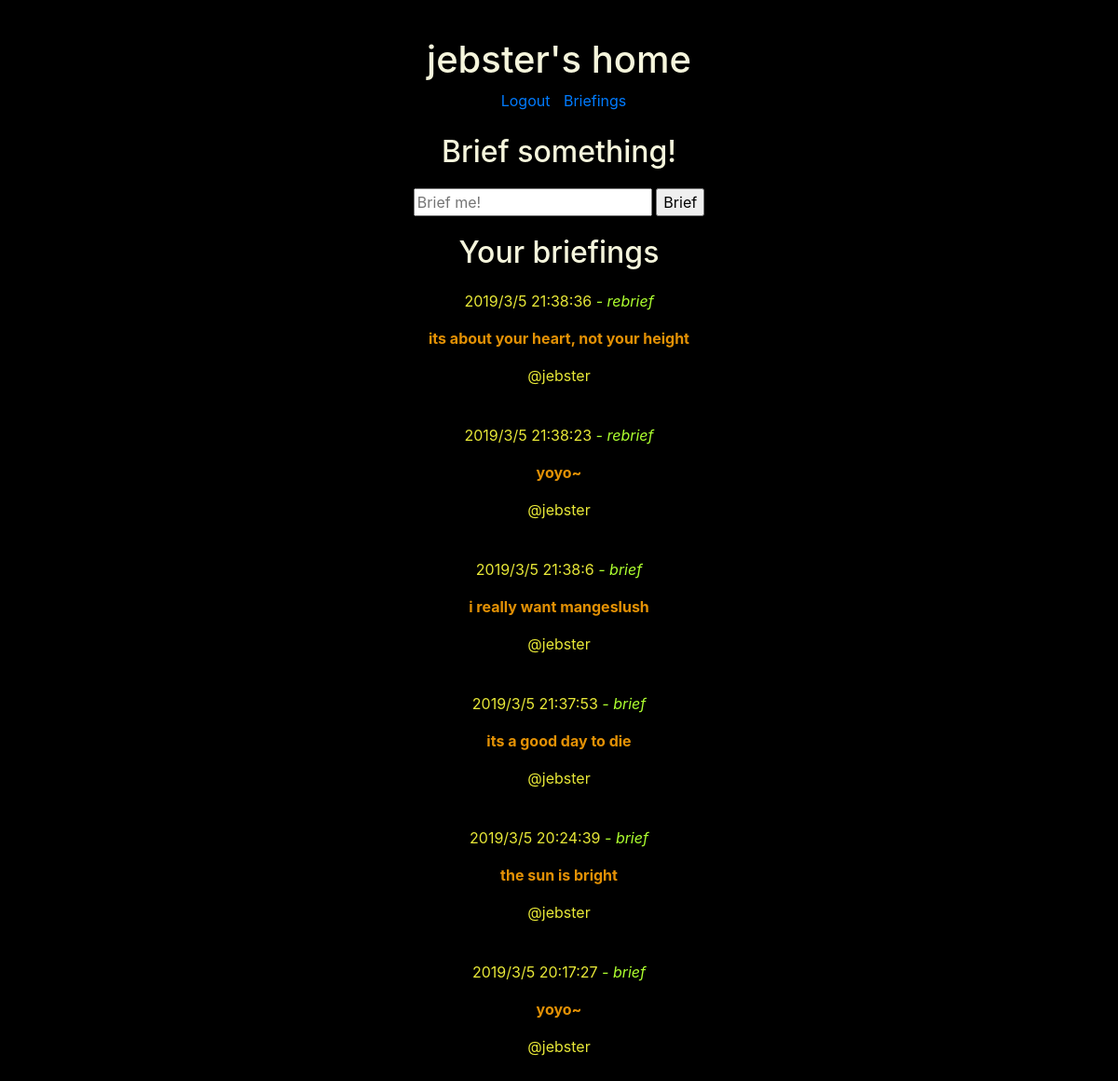
Page /user-home (signed in) on the committed database.
### tables this page shows
CREATE TABLE users(
                    user_id         INTEGER PRIMARY KEY AUTOINCREMENT,
                    username        VARCHAR,
                    password        VARCHAR
                );

CREATE TABLE retweets(
                    retwt_id        INTEGER PRIMARY KEY AUTOINCREMENT,
                    timestamp       FLOAT,
                    twt_content     VARCHAR,
                    user_id         INTEGER,
                    type            VARCHAR,
                    twt_id          INTEGER,
                        FOREIGN KEY (twt_id) REFERENCES tweets(twt_id),
                        FOREIGN KEY (user_id) REFERENCES users(user_id)
                );

CREATE TABLE tweets(
                    twt_id          INTEGER PRIMARY KEY AUTOINCREMENT,
                    timestamp       FLOAT,
                    twt_content     VARCHAR,
                    user_id         INTEGER,
                    type            VARCHAR,
                    retwt_count     INTEGER,
                        FOREIGN KEY (user_id) REFERENCES users(user_id)
                );

### src/controllers/brief_controller.py (the view)
@controller.route('/user-home', methods=['GET', 'POST'])
def user_home():
    if request.method == 'GET':
        user = User()
        user.initialize(session['username'])
        return render_template(
            'user_home.html',
            username=session['username'],
            tweets=user.tweets
        )

### src/models/mapper.py (called while the page is built)
    def __enter__(self):
        return self

    def __exit__(self, exception_type, exception_value, traceback):
        if self.connection:
            if self.cursor:
                self.connection.commit()
                self.cursor.close()
            self.connection.close()

    def get_username(self, user_id):
        self.cursor.execute(
            '''SELECT username
            FROM users
            WHERE user_id = "{0}";'''.format(user_id)
        )
        username = self.cursor.fetchone()[0]
        return username

    def get_user(self, username):
        self.cursor.execute(
            '''SELECT *
            FROM users
            WHERE username = "{0}";'''.format(username)
        )
        user = self.cursor.fetchall()[0]
        return user

    def get_user_tweets(self, user_id):
        self.cursor.execute(
            '''SELECT *
            FROM tweets
            WHERE user_id = "{0}";'''.format(user_id)
        )
        tweets = self.cursor.fetchall()
        return tweets

    def get_user_retweets(self, user_id):
        self.cursor.execute(
            '''SELECT *
            FROM retweets
            WHERE user_id = "{0}";'''.format(user_id)
        )
        retweets = self.cursor.fetchall()
        return retweets

### src/models/user.py (called while the page is built)
    def initialize(self, username):
        with Schema(filepath) as db:
            user = db.get_user(username)
            self.user_id = user[0]
            self.username = user[1]
            self.password = user[2]
            self.tweets = self.get_all_user_tweets(user[0])

    @staticmethod
    def getKey(arr):
        return arr[1]

    @staticmethod
    def get_time(arr):
        time_arr = []
        for item in arr:
            time_arr.append(time.localtime(item[1]))
        return time_arr

    def get_username_from_user_id(self, arr):
        username_lst = []
        with Schema(filepath) as db:
            for item in arr:
                username_lst.append(db.get_username(item[3]))
        return username_lst

### src/templates/user_home.html (shortened to what this page needs)
<!DOCTYPE html>
<html>
  <head lang="en">
    <link
      rel="stylesheet"
      href="https://maxcdn.bootstrapcdn.com/bootstrap/4.0.0/css/bootstrap.min.css"
    />
  </head>
  <body style="background-color:black; margin:40px; text-align: center;">
    <h1 style="color:beige;">{{ username }}'s home</h1>
    <a href="/log-out" style="margin: 10px;">Logout</a>
    <a href="/briefings">Briefings</a>
    <br />
    <br />
    <h2 style="color:beige; margin-bottom: 20px;">Brief something!</h2>
    <form action="/brief" method="post" style="margin-bottom: 20px;">
      <input name="brf_content" placeholder="Brief me!" type="text" />
      <input type="submit" value="Brief" />
    </form>
    <h2 style="color:beige; margin: 20px;">Your briefings</h2>
    {% if tweets %} {% for twt in tweets %}
    <p style="color:rgb(231, 231, 55);">
      {{ twt[6] }}/{{ twt[7] }}/{{ twt[8] }} {{ twt[9] }}:{{ twt[10] }}:{{
        twt[11]
      }}
      <i style="color:greenyellow;"> - {{ twt[4] }} </i>
    </p>
    <p style="color:rgb(227, 145, 5);">
      <b>
        {{ twt[2] }}
      </b>
    </p>
    <p style="color:rgb(231, 231, 55);">@{{ twt[15] }}</p>
    <br />
    {% endfor %} {% endif %}
  </body>
</html>

### rows in the picture
users: username "jebster", username "jebster" "jebster" "jebster" "jebster" "jebster" "jebster"
retweets: type "rebrief", twt_content "its about your heart, not your height"
retweets: type "rebrief", twt_content "yoyo~"
tweets: type "brief", twt_content "i really want mangeslush"
tweets: type "brief", twt_content "its a good day to die"
tweets: type "brief", twt_content "the sun is bright"
tweets: type "brief", twt_content "yoyo~"

### other values in the picture
{{ twt[6] }} "2019" "2019" "2019" "2019" "2019" "2019"
{{ twt[7] }} "3" "3" "3" "3" "3" "3"
{{ twt[8] }} "5" "5" "5" "5" "5" "5"
{{ twt[9] }} "21" "21" "21" "21" "20" "20"
{{ twt[10] }} "38" "38" "38" "37" "24" "17"
{{ twt[11] }} "36" "23" "6" "53" "39" "27"
